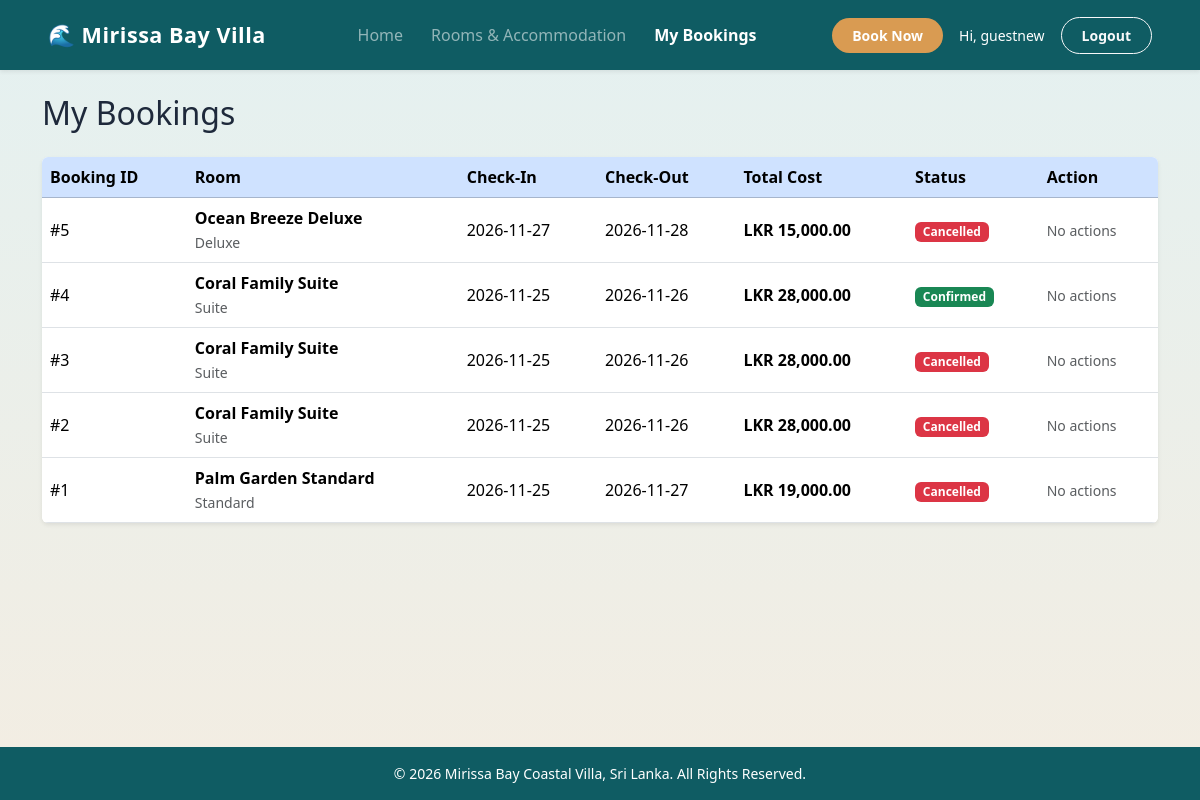
The app's page /my_bookings.php (signed in) with its own data.
### tables this page shows
CREATE TABLE `bookings` (
  `booking_id` int(11) NOT NULL,
  `user_id` int(11) NOT NULL,
  `room_id` int(11) NOT NULL,
  `check_in` date NOT NULL,
  `check_out` date NOT NULL,
  `total_amount` decimal(10,2) NOT NULL,
  `booking_status` enum('Pending','Confirmed','Cancelled') DEFAULT 'Pending',
  `booking_date` timestamp NOT NULL DEFAULT current_timestamp()
);

CREATE TABLE `rooms` (
  `room_id` int(11) NOT NULL,
  `room_name` varchar(100) NOT NULL,
  `room_type` varchar(50) NOT NULL,
  `description` text NOT NULL,
  `price_per_night` decimal(10,2) NOT NULL,
  `max_guests` int(11) NOT NULL,
  `room_status` enum('available','unavailable') DEFAULT 'available',
  `image_url` varchar(255) DEFAULT 'images/room1.jpg'
);

### my_bookings.php (the view, shortened to what this page needs)
<?php
require_once 'includes/header.php';
$stmt = $pdo->prepare("
    SELECT b.*, r.room_name, r.room_type
    FROM bookings b
    JOIN rooms r ON b.room_id = r.room_id
    WHERE b.user_id = ?
    ORDER BY b.booking_date DESC
");
$stmt->execute([$_SESSION['user_id']]);
$bookings = $stmt->fetchAll();
?>
<h2 class="mb-4">My Bookings</h2>
<?php if (empty($bookings)): ?>
    <div class="alert alert-secondary">
        You haven't made any bookings yet. <a href="rooms.php">Explore our rooms</a> to book your stay!
    </div>
<?php else: ?>
    <div class="table-responsive shadow-sm bg-white rounded">
        <table class="table table-hover align-middle mb-0">
            <thead class="table-primary">
                <tr>
                    <th>Booking ID</th>
                    <th>Room</th>
                    <th>Check-In</th>
                    <th>Check-Out</th>
                    <th>Total Cost</th>
                    <th>Status</th>
                    <th>Action</th>
                </tr>
            </thead>
            <tbody>
                <?php foreach ($bookings as $b): ?>
                    <tr>
                        <td>#<?= $b['booking_id'] ?></td>
                        <td>
                            <strong><?= htmlspecialchars($b['room_name']) ?></strong><br>
                            <small class="text-muted"><?= htmlspecialchars($b['room_type']) ?></small>
                        </td>
                        <td><?= htmlspecialchars($b['check_in']) ?></td>
                        <td><?= htmlspecialchars($b['check_out']) ?></td>
                        <td class="fw-semibold">LKR <?= number_format($b['total_amount'], 2) ?></td>
                        <td>
                            <?php
                                $badge = 'bg-warning text-dark';
                                if ($b['booking_status'] === 'Confirmed') $badge = 'bg-success';
                                if ($b['booking_status'] === 'Cancelled') $badge = 'bg-danger';
                            ?>
                            <span class="badge <?= $badge ?>"><?= htmlspecialchars($b['booking_status']) ?></span>
                        </td>
                        <td>
                            <?php if ($b['booking_status'] === 'Pending'): ?>
                                <form method="POST" onsubmit="return confirm('Are you sure you want to cancel this booking?');">
                                    <input type="hidden" name="cancel_booking_id" value="<?= $b['booking_id'] ?>">
                                    <button type="submit" class="btn btn-outline-danger btn-sm">Cancel</button>
                                </form>
                            <?php else: ?>
                                <span class="text-muted small">No actions</span>
                            <?php endif; ?>
                        </td>
                    </tr>
                <?php endforeach; ?>
            </tbody>
        </table>
    </div>
<?php endif; ?>
<?php require_once 'includes/footer.php'; ?>

### css/style.css (style rules this page uses)
:root { --teal-dark: #0f5c63; --teal-main: #167d87; --teal-light: #e4f1f1; --sand-gold: #d99b52; --sand-hover: #c5863d; --sand-bg: #f3ede2; }
body { background: linear-gradient(180deg, var(--teal-light) 0%, var(--sand-bg) 100%); font-family: 'Segoe UI', Tahoma, Geneva, Verdana, sans-serif; display: flex; flex-direction: column; min-height: 100vh; color: #1e293b; }

### records on screen
bookings: booking_id "5", room.room_name "Ocean Breeze Deluxe", room.room_type "Deluxe", check_in "2026-11-27", check_out "2026-11-28", total_amount "15,000.00", booking_status "Cancelled", shows "No actions"
bookings: booking_id "4", room.room_name "Coral Family Suite", room.room_type "Suite", check_in "2026-11-25", check_out "2026-11-26", total_amount "28,000.00", booking_status "Confirmed", shows "No actions"
bookings: booking_id "3", room.room_name "Coral Family Suite", room.room_type "Suite", check_in "2026-11-25", check_out "2026-11-26", total_amount "28,000.00", booking_status "Cancelled", shows "No actions"
bookings: booking_id "2", room.room_name "Coral Family Suite", room.room_type "Suite", check_in "2026-11-25", check_out "2026-11-26", total_amount "28,000.00", booking_status "Cancelled", shows "No actions"
bookings: booking_id "1", room.room_name "Palm Garden Standard", room.room_type "Standard", check_in "2026-11-25", check_out "2026-11-27", total_amount "19,000.00", booking_status "Cancelled", shows "No actions"

### other values on screen
$_SESSION['name'] "guestnew"
